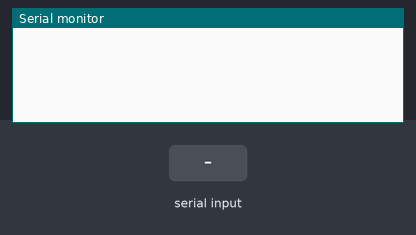
A sketch run on a simulated Arduino Uno, built with avr-gcc and run on an emulated ATmega328P. Shown: the last lines printed to the serial monitor. Inputs (shaded band) come from the test bench.

Above: at 1.2 s.
1.3 s: "a" received over Serial
At 2.0 s:
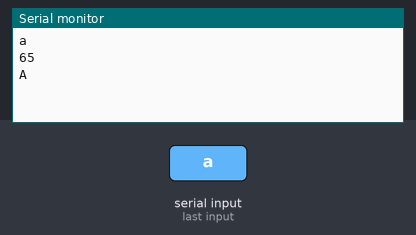
2.8 s: "1" received over Serial
At 4.1 s:
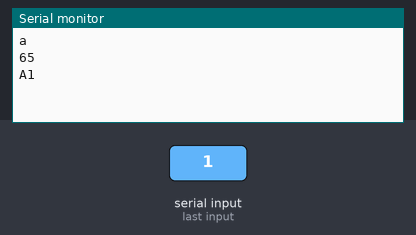

Measured:
- after the input at 1.3 s, the serial monitor: prints a new line at once (image 1)
- after the input at 2.8 s, the serial monitor: prints a new line at once (image 2)

The sketch:

5_print_write_read.ino
```cpp
void setup() {
  Serial.begin(9600);
}

void loop() {
  if(Serial.available()>0){     //데이터 들어왔는지 확인
    char cmd = Serial.read();   //데이터 읽기
    Serial.println(cmd);

    if(cmd=='a'){
      //대문자로 변경
      Serial.println(cmd-32);
      Serial.write(cmd-32);
    }
  }
}
```
